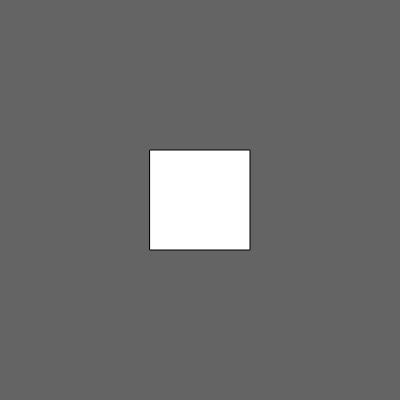
Frame 1 (no input)
Frame 60 (no input): identical to frame 1, image omitted
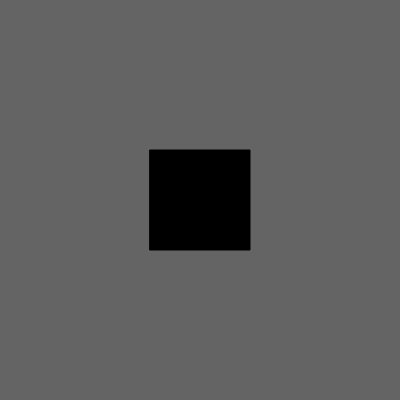
Frame 120 (the mouse pressed at the canvas centre since frame 60)

The p5.js sketch that drew these frames (run headless with seeded random() and noise() and a simulated clock; from frame 60 on, the mouse is pressed at the canvas centre):

// p5.js sketch
// ── sketch.js
function setup() {
  createCanvas(400, 400);
  rectMode(CENTER);
}

function draw() {
  background(100);
   fill(255);
 
  if (150<mouseX && mouseX<250 &&150< mouseY && mouseY<250 ){
    fill(0)
  }
  
    
  
 
  rect(200, 200, 100, 100); 
  
}
